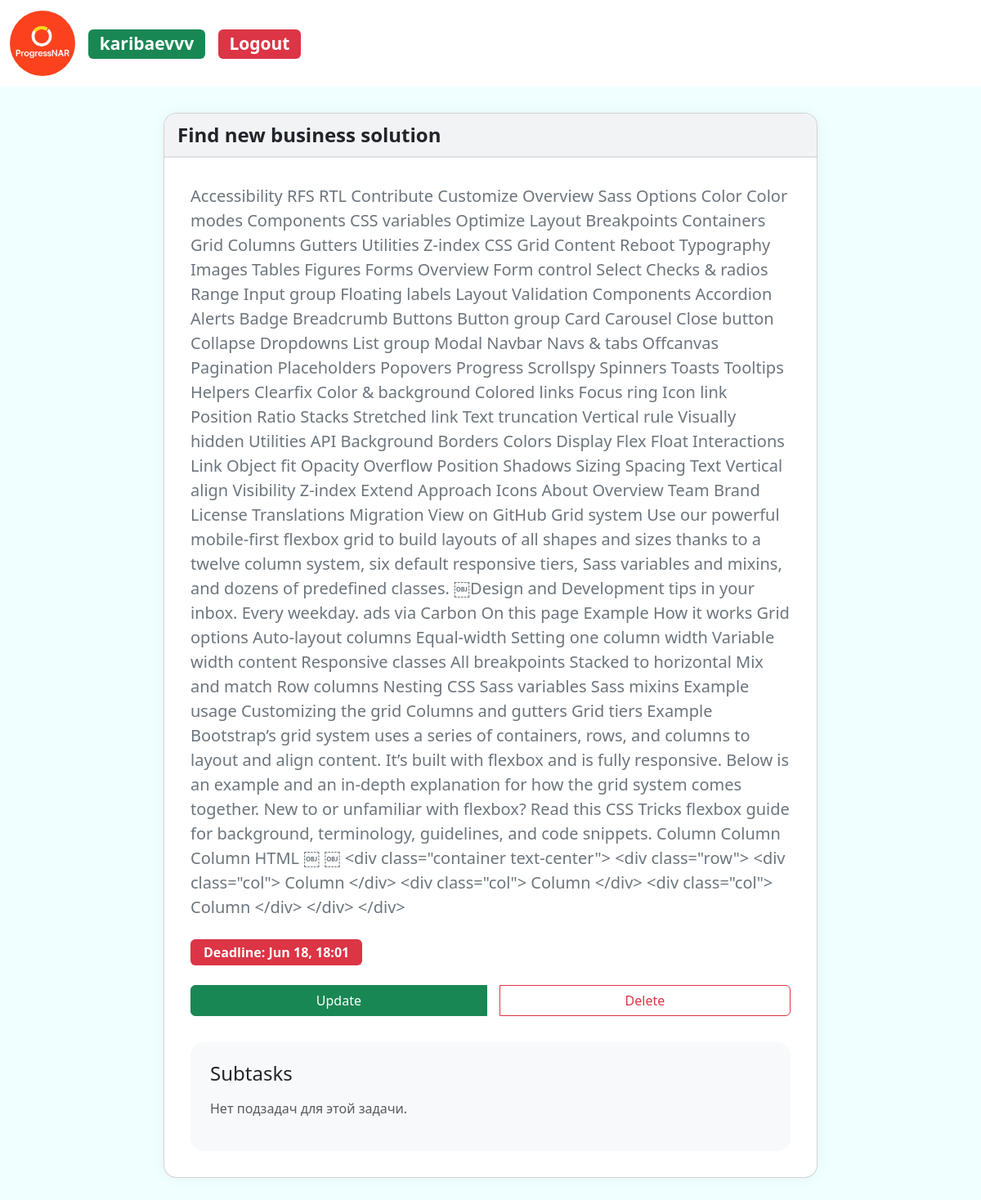
Screenshot of /task/38d40c5188ed4468bbcdc5454e756677/ (signed in) with the database file from the repository.
### todoApp_main/models.py (models this page shows, shortened)
class Task(models.Model):
    class Status(models.TextChoices):
        BACKLOG = 'backlog', 'Backlog'
        IN_PROGRESS = 'in_progress', 'In Progress'
        DONE = 'done', 'Done'
        EXPIRED = 'expired', 'Expired'
    class Priority(models.TextChoices):
        LOW = 'low', 'Low'
        MEDIUM = 'medium', 'Medium'
        HIGH = 'high', 'High'
    user = models.ForeignKey(User, on_delete=models.CASCADE,blank=True)
    id = models.UUIDField(primary_key = True,default = uuid.uuid4,editable = False)
    title = models.CharField(max_length = 100)
    description = models.TextField(null = False,blank = True)
    responsible_user = models.ManyToManyField(  # Изменил название поля
        User,
        blank=True,
        related_name='responsible_users',
    )
    status = models.CharField(
        max_length = 20,
        choices = Status.choices,
        default = Status.BACKLOG
    )
    priority = models.CharField(
        max_length = 20,
        choices = Priority.choices,
        default = Priority.MEDIUM
    )
    deadline = models.DateTimeField()
    created_at = models.DateTimeField(auto_now_add = True)
    updated_at = models.DateTimeField(auto_now = True)
    class Meta:
        ordering = ['-updated_at']

### todoApp_main/views.py (the view)
# urls.py: path('task/<str:pk>/',views.task,name='task'),
@login_required(login_url='login')
def task(request,pk):
    task = Task.objects.get(id = pk)
    sub_tasks = SubTask.objects.filter(parent_task = pk)
    context = {'task': task, 'subtask' : sub_tasks}
    return render(request,'todoApp_main/task.html',context)

### todoApp_main/templates/todoApp_main/task.html (shortened to what this page needs)
{% extends 'main.html' %}
{% block content %}
<div class="card task-detail-card">
  <div class="card-header">
    {{ task.title }}
  </div>
  <div class="card-body">
    <blockquote class="blockquote mb-4">
      <p class="fs-5 text-secondary">{{ task.description }}</p>
    </blockquote>
    <h5>
      <span class="badge bg-danger deadline-badge">
        Deadline: {{ task.deadline|date:"M d, H:i" }}
      </span>
    </h5>
    <div class="btn-group">
      <a href="{% url 'task_update' task.id %}" class="btn btn-success">Update</a>
      <a href="{% url 'task_delete' task.id %}" class="btn btn-outline-danger">Delete</a>
    </div>
    <div class="subtasks-section">
      <h4>Subtasks</h4>
      {% for stask in subtask %}
        <div class="form-check mb-2">
          <input class="form-check-input" type="checkbox" {% if stask.is_done %}checked{% endif %} disabled>
          <label class="form-check-label {% if stask.is_done %}text-decoration-line-through text-muted{% endif %}">
            {{ stask.title }}
          </label>
        </div>
      {% empty %}
        <p class="text-muted">Нет подзадач для этой задачи.</p>
      {% endfor %}
    </div>
  </div>
</div>
{% endblock %}

### templates/navbar.html (shortened to what this page needs)
{% load static %}
<nav class="navbar navbar-expand-lg bg-body-tertiary">
  <div class="container-fluid">
    <a class="navbar-brand" href="/"><img class="circle-img" src="{% static 'images/project-icon-1.png'%}" width="100" height="100"> </a>
    <div class="collapse navbar-collapse" id="navbarSupportedContent">
      <ul class="navbar-nav me-auto mb-2 mb-lg-0">
        {% if request.user.is_authenticated %}
        <h3 class="mb-2 mb-md-0 me-3">
          <span class="badge text-bg-success"> {{ user.username }}</span>
        </h3>
         <h3 class="mb-2 mb-md-0">
          <span class="badge text-bg-danger">  <a class="custom-link" class="nav-link" href="{% url 'logout' %}">Logout</a></span>
        </h3>
        {% else %}
        <h3 class="mb-2 mb-md-0">
          <span class="badge text-bg-success">  <a class="custom-link" class="nav-link" href="{% url 'login' %}">Login</a></span>
        </h3>
        {% endif %}
      </ul>
    </div>
  </div>
</nav>

### static/styles/main.css (style rules this page uses)
p { color: black; }
body { background-color: azure; }
a { text-decoration: none; }
.circle-img { width: 80px; height: 80px; border-radius: 50%; object-fit: cover; }
.navbar { background-color: white !important; }
.custom-link { color: white; }

### todoApp_main/templates/todoApp_main/task.html (style rules this page uses)
.task-detail-card { max-width: 800px; margin: 2rem auto; border-radius: 1rem; box-shadow: 0 0 20px rgba(0,0,0,0.05); background-color: #ffffff; }
.task-detail-card .card-header { font-size: 1.5rem; font-weight: bold; background-color: #f1f3f5; border-bottom: 2px solid #dee2e6; border-radius: 1rem 1rem 0 0; }
.task-detail-card .card-body { padding: 2rem; }
.task-detail-card .deadline-badge { font-size: 1rem; padding: 0.5rem 1rem; }
.task-detail-card .btn-group { display: flex; gap: 1rem; margin-top: 1.5rem; }
.subtasks-section { margin-top: 2rem; padding: 1.5rem; background-color: #f8f9fa; border-radius: 1rem; }
.subtasks-section h4 { margin-bottom: 1rem; }

### rows the page displays
Task: title "Find new business solution", description "Accessibility RFS RTL Contribute Customize Overview Sass Options Color Color modes Components CSS variables Optimize Layout Breakpoints Containers Grid Columns Gutters Utilities Z-index CSS Grid Content Reboot Typography Images Tables Figures Forms Overview Form control Select Checks & radios Range Input group Floating labels Layout Validation Components Accordion Alerts Badge Breadcrumb Buttons Button group Card Carousel Close button Collapse Dropdowns List group Modal Navbar Navs & tabs Offcanvas Pagination Placeholders Popovers Progress Scrollspy Spinners Toasts Tooltips Helpers Clearfix Color & background Colored links Focus ring Icon link Position Ratio Stacks Stretched link Text…", deadline "Jun 18, 18:01"

### other values shown
{{ user.username }} "karibaevvv"
